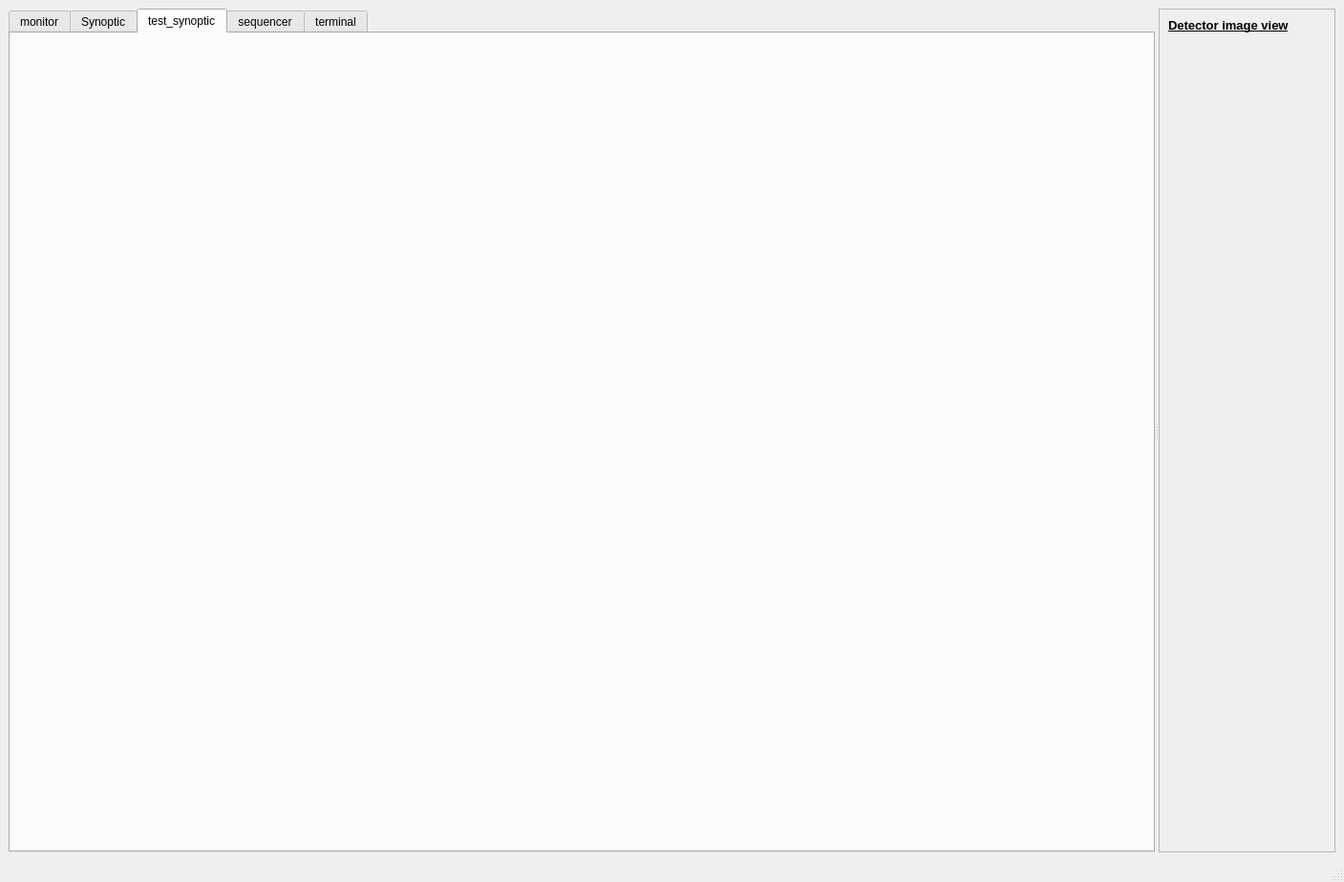
<?xml version="1.0" encoding="UTF-8"?>
<ui version="4.0">
 <class>MainWindow</class>
 <widget class="QMainWindow" name="MainWindow">
  <property name="geometry">
   <rect>
    <x>0</x>
    <y>0</y>
    <width>1407</width>
    <height>923</height>
   </rect>
  </property>
  <property name="windowTitle">
   <string>MainWindow</string>
  </property>
  <widget class="QWidget" name="centralwidget">
   <layout class="QHBoxLayout" name="horizontalLayout_2">
    <item>
     <widget class="QSplitter" name="splitter">
      <property name="orientation">
       <enum>Qt::Horizontal</enum>
      </property>
      <widget class="QTabWidget" name="tabWidget">
       <property name="currentIndex">
        <number>2</number>
       </property>
       <widget class="QWidget" name="tab">
        <attribute name="title">
         <string>monitor</string>
        </attribute>
        <layout class="QHBoxLayout" name="horizontalLayout_7">
         <item>
          <layout class="QVBoxLayout" name="verticalLayout_3">
           <item>
            <widget class="QGroupBox" name="groupBox">
             <property name="title">
              <string>Motor 1 </string>
             </property>
             <layout class="QVBoxLayout" name="verticalLayout">
              <item>
               <layout class="QHBoxLayout" name="horizontalLayout">
                <item>
                 <widget class="QLabel" name="label">
                  <property name="sizePolicy">
                   <sizepolicy hsizetype="Preferred" vsizetype="Fixed">
                    <horstretch>0</horstretch>
                    <verstretch>0</verstretch>
                   </sizepolicy>
                  </property>
                  <property name="maximumSize">
                   <size>
                    <width>16777215</width>
                    <height>30</height>
                   </size>
                  </property>
                  <property name="text">
                   <string>State</string>
                  </property>
                 </widget>
                </item>
                <item>
                 <widget class="TaurusLed" name="taurusLed" native="true">
                  <property name="sizePolicy">
                   <sizepolicy hsizetype="Preferred" vsizetype="Minimum">
                    <horstretch>0</horstretch>
                    <verstretch>0</verstretch>
                   </sizepolicy>
                  </property>
                  <property name="maximumSize">
                   <size>
                    <width>16777215</width>
                    <height>30</height>
                   </size>
                  </property>
                  <property name="model" stdset="0">
                   <string>sys/tg_test/1/State</string>
                  </property>
                 </widget>
                </item>
                <item>
                 <spacer name="horizontalSpacer_2">
                  <property name="orientation">
                   <enum>Qt::Horizontal</enum>
                  </property>
                  <property name="sizeHint" stdset="0">
                   <size>
                    <width>40</width>
                    <height>20</height>
                   </size>
                  </property>
                 </spacer>
                </item>
                <item>
                 <widget class="QLabel" name="label_2">
                  <property name="sizePolicy">
                   <sizepolicy hsizetype="Preferred" vsizetype="Fixed">
                    <horstretch>0</horstretch>
                    <verstretch>0</verstretch>
                   </sizepolicy>
                  </property>
                  <property name="maximumSize">
                   <size>
                    <width>16777215</width>
                    <height>30</height>
                   </size>
                  </property>
                  <property name="text">
                   <string>current value</string>
                  </property>
                 </widget>
                </item>
                <item>
                 <widget class="TaurusLCD" name="taurusLCD">
                  <property name="sizePolicy">
                   <sizepolicy hsizetype="Minimum" vsizetype="Minimum">
                    <horstretch>0</horstretch>
                    <verstretch>0</verstretch>
                   </sizepolicy>
                  </property>
                  <property name="maximumSize">
                   <size>
                    <width>16777215</width>
                    <height>30</height>
                   </size>
                  </property>
                  <property name="model" stdset="0">
                   <string>motor/dummy_mot_ctrl/1/position</string>
                  </property>
                 </widget>
                </item>
                <item>
                 <widget class="TaurusValueSpinBox" name="taurusValueSpinBox" native="true">
                  <property name="sizePolicy">
                   <sizepolicy hsizetype="Preferred" vsizetype="Fixed">
                    <horstretch>0</horstretch>
                    <verstretch>0</verstretch>
                   </sizepolicy>
                  </property>
                  <property name="minimumSize">
                   <size>
                    <width>80</width>
                    <height>0</height>
                   </size>
                  </property>
                  <property name="maximumSize">
                   <size>
                    <width>16777215</width>
                    <height>30</height>
                   </size>
                  </property>
                  <property name="model" stdset="0">
                   <string>motor/dummy_mot_ctrl/1/position</string>
                  </property>
                 </widget>
                </item>
               </layout>
              </item>
              <item>
               <widget class="QLabel" name="label_5">
                <property name="sizePolicy">
                 <sizepolicy hsizetype="Preferred" vsizetype="Fixed">
                  <horstretch>0</horstretch>
                  <verstretch>0</verstretch>
                 </sizepolicy>
                </property>
                <property name="text">
                 <string>Motor position with time</string>
                </property>
               </widget>
              </item>
              <item>
               <widget class="TaurusPlotWidget" name="plot_widget" native="true">
                <property name="minimumSize">
                 <size>
                  <width>0</width>
                  <height>100</height>
                 </size>
                </property>
               </widget>
              </item>
             </layout>
            </widget>
           </item>
           <item>
            <widget class="QGroupBox" name="groupBox_2">
             <property name="title">
              <string>Motor 2 </string>
             </property>
             <layout class="QVBoxLayout" name="verticalLayout_2">
              <item>
               <layout class="QHBoxLayout" name="horizontalLayout_4">
                <item>
                 <widget class="QLabel" name="label_3">
                  <property name="sizePolicy">
                   <sizepolicy hsizetype="Preferred" vsizetype="Minimum">
                    <horstretch>0</horstretch>
                    <verstretch>0</verstretch>
                   </sizepolicy>
                  </property>
                  <property name="maximumSize">
                   <size>
                    <width>16777215</width>
                    <height>50</height>
                   </size>
                  </property>
                  <property name="text">
                   <string>State</string>
                  </property>
                 </widget>
                </item>
                <item>
                 <widget class="TaurusLed" name="taurusLed_2" native="true">
                  <property name="maximumSize">
                   <size>
                    <width>16777215</width>
                    <height>50</height>
                   </size>
                  </property>
                  <property name="model" stdset="0">
                   <string>motor/dummy_mot_ctrl/2/State</string>
                  </property>
                 </widget>
                </item>
                <item>
                 <spacer name="horizontalSpacer">
                  <property name="orientation">
                   <enum>Qt::Horizontal</enum>
                  </property>
                  <property name="sizeHint" stdset="0">
                   <size>
                    <width>40</width>
                    <height>20</height>
                   </size>
                  </property>
                 </spacer>
                </item>
                <item>
                 <widget class="QLabel" name="label_4">
                  <property name="sizePolicy">
                   <sizepolicy hsizetype="Preferred" vsizetype="Fixed">
                    <horstretch>0</horstretch>
                    <verstretch>0</verstretch>
                   </sizepolicy>
                  </property>
                  <property name="text">
                   <string>Current value</string>
                  </property>
                 </widget>
                </item>
                <item>
                 <widget class="TaurusLCD" name="taurusLCD_2">
                  <property name="maximumSize">
                   <size>
                    <width>16777215</width>
                    <height>50</height>
                   </size>
                  </property>
                  <property name="model" stdset="0">
                   <string>motor/dummy_mot_ctrl/2/position</string>
                  </property>
                 </widget>
                </item>
                <item>
                 <widget class="TaurusValueSpinBox" name="taurusValueSpinBox_2" native="true">
                  <property name="sizePolicy">
                   <sizepolicy hsizetype="Preferred" vsizetype="Fixed">
                    <horstretch>0</horstretch>
                    <verstretch>0</verstretch>
                   </sizepolicy>
                  </property>
                  <property name="minimumSize">
                   <size>
                    <width>80</width>
                    <height>0</height>
                   </size>
                  </property>
                  <property name="maximumSize">
                   <size>
                    <width>16777215</width>
                    <height>50</height>
                   </size>
                  </property>
                  <property name="model" stdset="0">
                   <string>motor/dummy_mot_ctrl/2/position</string>
                  </property>
                 </widget>
                </item>
               </layout>
              </item>
              <item>
               <widget class="QLabel" name="label_6">
                <property name="sizePolicy">
                 <sizepolicy hsizetype="Preferred" vsizetype="Fixed">
                  <horstretch>0</horstretch>
                  <verstretch>0</verstretch>
                 </sizepolicy>
                </property>
                <property name="text">
                 <string>Motor position with time</string>
                </property>
               </widget>
              </item>
              <item>
               <widget class="TaurusPlotWidget2" name="widget" native="true"/>
              </item>
             </layout>
            </widget>
           </item>
          </layout>
         </item>
         <item>
          <layout class="QVBoxLayout" name="verticalLayout_4">
           <item>
            <widget class="QLabel" name="label_7">
             <property name="text">
              <string>Power</string>
             </property>
            </widget>
           </item>
          </layout>
         </item>
        </layout>
       </widget>
       <widget class="QWidget" name="tab_4">
        <attribute name="title">
         <string>Synoptic</string>
        </attribute>
        <layout class="QHBoxLayout" name="horizontalLayout_6">
         <item>
          <widget class="QFrame" name="frame">
           <property name="frameShape">
            <enum>QFrame::StyledPanel</enum>
           </property>
           <property name="frameShadow">
            <enum>QFrame::Raised</enum>
           </property>
           <layout class="QVBoxLayout" name="verticalLayout_5">
            <item>
             <layout class="QHBoxLayout" name="horizontalLayout_9">
              <item>
               <widget class="TaurusValueCheckBox" name="taurusValueCheckBox_1">
                <property name="text">
                 <string/>
                </property>
                <property name="checked">
                 <bool>true</bool>
                </property>
                <property name="autoRepeat">
                 <bool>false</bool>
                </property>
                <property name="autoExclusive">
                 <bool>false</bool>
                </property>
                <property name="model" stdset="0">
                 <string>sys/tg_test/1/boolean_scalar</string>
                </property>
                <property name="showText" stdset="0">
                 <bool>false</bool>
                </property>
                <property name="useParentModel" stdset="0">
                 <bool>false</bool>
                </property>
                <property name="autoApply" stdset="0">
                 <bool>true</bool>
                </property>
                <property name="forcedApply" stdset="0">
                 <bool>true</bool>
                </property>
               </widget>
              </item>
              <item>
               <widget class="QLabel" name="label_8">
                <property name="sizePolicy">
                 <sizepolicy hsizetype="Preferred" vsizetype="Fixed">
                  <horstretch>0</horstretch>
                  <verstretch>0</verstretch>
                 </sizepolicy>
                </property>
                <property name="text">
                 <string>Absorber #1</string>
                </property>
               </widget>
              </item>
              <item>
               <widget class="TaurusValueCheckBox" name="taurusValueCheckBox_2">
                <property name="model" stdset="0">
                 <string>ioregister/sis3610in_eh/10/SimulationMode</string>
                </property>
                <property name="showText" stdset="0">
                 <bool>false</bool>
                </property>
                <property name="autoApply" stdset="0">
                 <bool>true</bool>
                </property>
                <property name="forcedApply" stdset="0">
                 <bool>true</bool>
                </property>
               </widget>
              </item>
              <item>
               <widget class="QLabel" name="label_9">
                <property name="sizePolicy">
                 <sizepolicy hsizetype="Preferred" vsizetype="Fixed">
                  <horstretch>0</horstretch>
                  <verstretch>0</verstretch>
                 </sizepolicy>
                </property>
                <property name="text">
                 <string>Absorber #2</string>
                </property>
               </widget>
              </item>
              <item>
               <widget class="TaurusValueCheckBox" name="taurusValueCheckBox_3">
                <property name="model" stdset="0">
                 <string>ioregister/sis3610in_eh/11/SimulationMode</string>
                </property>
                <property name="showText" stdset="0">
                 <bool>false</bool>
                </property>
                <property name="autoApply" stdset="0">
                 <bool>true</bool>
                </property>
                <property name="forcedApply" stdset="0">
                 <bool>true</bool>
                </property>
               </widget>
              </item>
              <item>
               <widget class="QLabel" name="label_10">
                <property name="sizePolicy">
                 <sizepolicy hsizetype="Preferred" vsizetype="Fixed">
                  <horstretch>0</horstretch>
                  <verstretch>0</verstretch>
                 </sizepolicy>
                </property>
                <property name="text">
                 <string>Absorber #3</string>
                </property>
               </widget>
              </item>
              <item>
               <widget class="TaurusValueCheckBox" name="taurusValueCheckBox_4">
                <property name="checked">
                 <bool>false</bool>
                </property>
                <property name="model" stdset="0">
                 <string>ioregister/sis3610in_eh/12/SimulationMode</string>
                </property>
                <property name="showText" stdset="0">
                 <bool>false</bool>
                </property>
                <property name="autoApply" stdset="0">
                 <bool>true</bool>
                </property>
                <property name="forcedApply" stdset="0">
                 <bool>true</bool>
                </property>
               </widget>
              </item>
              <item>
               <widget class="QLabel" name="label_11">
                <property name="sizePolicy">
                 <sizepolicy hsizetype="Preferred" vsizetype="Fixed">
                  <horstretch>0</horstretch>
                  <verstretch>0</verstretch>
                 </sizepolicy>
                </property>
                <property name="text">
                 <string>Absorber #4</string>
                </property>
               </widget>
              </item>
              <item>
               <spacer name="horizontalSpacer_3">
                <property name="orientation">
                 <enum>Qt::Horizontal</enum>
                </property>
                <property name="sizeHint" stdset="0">
                 <size>
                  <width>40</width>
                  <height>20</height>
                 </size>
                </property>
               </spacer>
              </item>
              <item>
               <widget class="QPushButton" name="pushButton_all_in">
                <property name="text">
                 <string>all in</string>
                </property>
               </widget>
              </item>
              <item>
               <widget class="QPushButton" name="pushButton_all_out">
                <property name="text">
                 <string>all out</string>
                </property>
               </widget>
              </item>
              <item>
               <widget class="QLabel" name="label_12">
                <property name="sizePolicy">
                 <sizepolicy hsizetype="Preferred" vsizetype="Fixed">
                  <horstretch>0</horstretch>
                  <verstretch>0</verstretch>
                 </sizepolicy>
                </property>
                <property name="text">
                 <string>slit gap</string>
                </property>
               </widget>
              </item>
              <item>
               <widget class="TaurusValueSpinBox" name="taurusValueSpinBox_offset" native="true">
                <property name="minimumSize">
                 <size>
                  <width>80</width>
                  <height>0</height>
                 </size>
                </property>
                <property name="autoApply" stdset="0">
                 <bool>true</bool>
                </property>
                <property name="forcedApply" stdset="0">
                 <bool>true</bool>
                </property>
               </widget>
              </item>
              <item>
               <widget class="QLabel" name="label_13">
                <property name="sizePolicy">
                 <sizepolicy hsizetype="Fixed" vsizetype="Fixed">
                  <horstretch>0</horstretch>
                  <verstretch>0</verstretch>
                 </sizepolicy>
                </property>
                <property name="text">
                 <string>gx</string>
                </property>
               </widget>
              </item>
              <item>
               <widget class="TaurusValueSpinBox" name="taurusValueSpinBox_gx" native="true">
                <property name="minimumSize">
                 <size>
                  <width>80</width>
                  <height>0</height>
                 </size>
                </property>
                <property name="model" stdset="0">
                 <string>motor/motctrl01/3/Position</string>
                </property>
                <property name="autoApply" stdset="0">
                 <bool>true</bool>
                </property>
                <property name="forcedApply" stdset="0">
                 <bool>true</bool>
                </property>
               </widget>
              </item>
              <item>
               <widget class="QLabel" name="label_14">
                <property name="sizePolicy">
                 <sizepolicy hsizetype="Preferred" vsizetype="Fixed">
                  <horstretch>0</horstretch>
                  <verstretch>0</verstretch>
                 </sizepolicy>
                </property>
                <property name="text">
                 <string>gy</string>
                </property>
               </widget>
              </item>
              <item>
               <widget class="TaurusValueSpinBox" name="taurusValueSpinBox_gy" native="true">
                <property name="minimumSize">
                 <size>
                  <width>80</width>
                  <height>0</height>
                 </size>
                </property>
                <property name="model" stdset="0">
                 <string>motor/motctrl01/4/Position</string>
                </property>
                <property name="autoApply" stdset="0">
                 <bool>true</bool>
                </property>
                <property name="forcedApply" stdset="0">
                 <bool>true</bool>
                </property>
               </widget>
              </item>
             </layout>
            </item>
            <item>
             <widget class="Line" name="line_2">
              <property name="orientation">
               <enum>Qt::Horizontal</enum>
              </property>
             </widget>
            </item>
            <item>
             <widget class="MouseTracker" name="widget_drawing" native="true"/>
            </item>
            <item>
             <widget class="Line" name="line">
              <property name="orientation">
               <enum>Qt::Horizontal</enum>
              </property>
             </widget>
            </item>
            <item>
             <widget class="QLabel" name="label_mouse_checker">
              <property name="sizePolicy">
               <sizepolicy hsizetype="Preferred" vsizetype="Fixed">
                <horstretch>0</horstretch>
                <verstretch>0</verstretch>
               </sizepolicy>
              </property>
              <property name="text">
               <string>TextLabel</string>
              </property>
             </widget>
            </item>
           </layout>
          </widget>
         </item>
        </layout>
       </widget>
       <widget class="QWidget" name="tab_5">
        <attribute name="title">
         <string>test_synoptic</string>
        </attribute>
        <layout class="QHBoxLayout" name="horizontalLayout_8">
         <item>
          <widget class="SynopticWidget" name="widget_synopic_test" native="true"/>
         </item>
        </layout>
       </widget>
       <widget class="QWidget" name="tab_2">
        <attribute name="title">
         <string>sequencer</string>
        </attribute>
        <layout class="QHBoxLayout" name="horizontalLayout_5">
         <item>
          <widget class="MacroExecutor" name="widget_sequence" native="true"/>
         </item>
        </layout>
       </widget>
       <widget class="QWidget" name="tab_3">
        <attribute name="title">
         <string>terminal</string>
        </attribute>
        <layout class="QHBoxLayout" name="horizontalLayout_3">
         <item>
          <widget class="TerminalWidget" name="widget_terminal" native="true">
           <property name="minimumSize">
            <size>
             <width>0</width>
             <height>50</height>
            </size>
           </property>
          </widget>
         </item>
        </layout>
       </widget>
      </widget>
      <widget class="QFrame" name="frame_2">
       <property name="frameShape">
        <enum>QFrame::StyledPanel</enum>
       </property>
       <property name="frameShadow">
        <enum>QFrame::Raised</enum>
       </property>
       <layout class="QVBoxLayout" name="verticalLayout_6">
        <item>
         <widget class="QLabel" name="label_15">
          <property name="sizePolicy">
           <sizepolicy hsizetype="Preferred" vsizetype="Fixed">
            <horstretch>0</horstretch>
            <verstretch>0</verstretch>
           </sizepolicy>
          </property>
          <property name="font">
           <font>
            <pointsize>10</pointsize>
            <weight>75</weight>
            <italic>false</italic>
            <bold>true</bold>
            <underline>true</underline>
            <strikeout>false</strikeout>
            <kerning>false</kerning>
           </font>
          </property>
          <property name="text">
           <string>Detector image view</string>
          </property>
         </widget>
        </item>
        <item>
         <widget class="TaurusImageItem" name="widget_2" native="true"/>
        </item>
       </layout>
      </widget>
     </widget>
    </item>
   </layout>
  </widget>
  <widget class="QMenuBar" name="menubar">
   <property name="geometry">
    <rect>
     <x>0</x>
     <y>0</y>
     <width>1407</width>
     <height>21</height>
    </rect>
   </property>
  </widget>
  <widget class="QStatusBar" name="statusbar"/>
 </widget>
 <customwidgets>
  <customwidget>
   <class>QPixmapWidget</class>
   <extends>QWidget</extends>
   <header>taurus.qt.qtgui.display</header>
  </customwidget>
  <customwidget>
   <class>TaurusLCD</class>
   <extends>QLCDNumber</extends>
   <header>taurus.qt.qtgui.display</header>
  </customwidget>
  <customwidget>
   <class>TaurusValueCheckBox</class>
   <extends>QCheckBox</extends>
   <header>taurus.qt.qtgui.input</header>
  </customwidget>
  <customwidget>
   <class>TaurusValueSpinBox</class>
   <extends>QWidget</extends>
   <header>taurus.qt.qtgui.input</header>
  </customwidget>
  <customwidget>
   <class>TerminalWidget</class>
   <extends>QWidget</extends>
   <header>terminal_widget.h</header>
   <container>1</container>
  </customwidget>
  <customwidget>
   <class>TaurusPlotWidget</class>
   <extends>QWidget</extends>
   <header>plot_widget_trend.h</header>
   <container>1</container>
  </customwidget>
  <customwidget>
   <class>TaurusPlotWidget2</class>
   <extends>QWidget</extends>
   <header>plot_widget_trend2.h</header>
   <container>1</container>
  </customwidget>
  <customwidget>
   <class>MacroExecutor</class>
   <extends>QWidget</extends>
   <header>sequence_widget.h</header>
   <container>1</container>
  </customwidget>
  <customwidget>
   <class>TaurusImageItem</class>
   <extends>QWidget</extends>
   <header>taurus_image_widget.h</header>
   <container>1</container>
  </customwidget>
  <customwidget>
   <class>MouseTracker</class>
   <extends>QWidget</extends>
   <header>mouse_tracking.h</header>
   <container>1</container>
  </customwidget>
  <customwidget>
   <class>QLed</class>
   <extends>QPixmapWidget</extends>
   <header>taurus.qt.qtgui.display</header>
  </customwidget>
  <customwidget>
   <class>TaurusLed</class>
   <extends>QLed</extends>
   <header>taurus.qt.qtgui.display</header>
  </customwidget>
  <customwidget>
   <class>SynopticWidget</class>
   <extends>QWidget</extends>
   <header>synoptic.h</header>
   <container>1</container>
  </customwidget>
 </customwidgets>
 <resources/>
 <connections/>
</ui>
